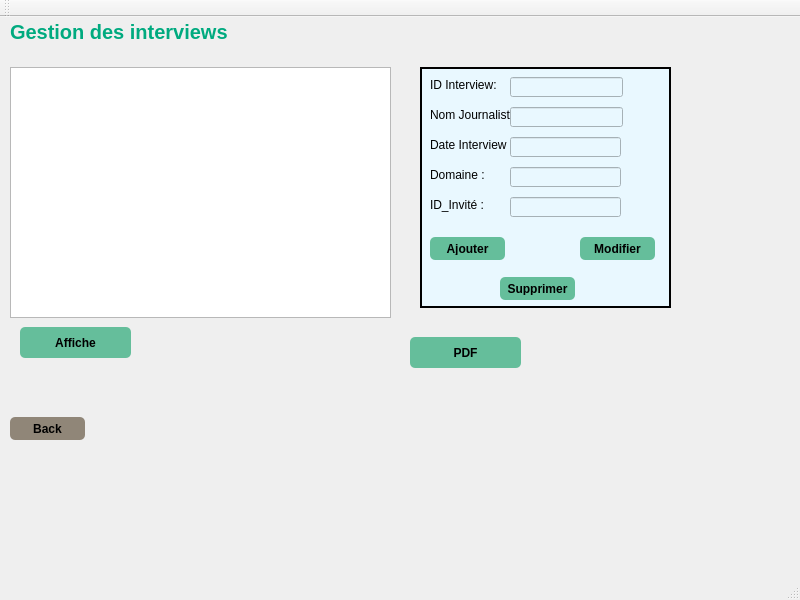
<?xml version="1.0" encoding="UTF-8"?>
<ui version="4.0">
 <class>MainWindow</class>
 <widget class="QMainWindow" name="MainWindow">
  <property name="geometry">
   <rect>
    <x>0</x>
    <y>0</y>
    <width>800</width>
    <height>600</height>
   </rect>
  </property>
  <property name="windowTitle">
   <string>MainWindow</string>
  </property>
  <widget class="QWidget" name="centralwidget">
   <widget class="QStackedWidget" name="stackedWidget">
    <property name="geometry">
     <rect>
      <x>0</x>
      <y>0</y>
      <width>701</width>
      <height>441</height>
     </rect>
    </property>
    <property name="currentIndex">
     <number>2</number>
    </property>
    <widget class="QWidget" name="page">
     <widget class="QPushButton" name="pushButton">
      <property name="geometry">
       <rect>
        <x>210</x>
        <y>110</y>
        <width>181</width>
        <height>51</height>
       </rect>
      </property>
      <property name="styleSheet">
       <string notr="true">QPushButton {
padding: 5px;
border-radius: 5px;
background-color:rgb(101, 190, 155);
font-weight: bold;
}
QPushButton:hover
{
color :white;
}</string>
      </property>
      <property name="text">
       <string>Gestion des invités </string>
      </property>
     </widget>
     <widget class="QPushButton" name="pushButton_2">
      <property name="geometry">
       <rect>
        <x>210</x>
        <y>180</y>
        <width>181</width>
        <height>51</height>
       </rect>
      </property>
      <property name="styleSheet">
       <string notr="true">QPushButton {
padding: 5px;
border-radius: 5px;
background-color:rgb(101, 190, 155);
font-weight: bold;
}
QPushButton:hover
{
color :white;
}</string>
      </property>
      <property name="text">
       <string>Gestion des interviews</string>
      </property>
     </widget>
     <widget class="QPushButton" name="pushButton_17">
      <property name="geometry">
       <rect>
        <x>40</x>
        <y>300</y>
        <width>75</width>
        <height>23</height>
       </rect>
      </property>
      <property name="styleSheet">
       <string notr="true">QPushButton {
padding: 5px;
border-radius: 5px;
background-color:rgb(144, 134, 120);
font-weight: bold;
}
QPushButton:hover
{
color :white;
}</string>
      </property>
      <property name="text">
       <string>Back</string>
      </property>
     </widget>
    </widget>
    <widget class="QWidget" name="page_2">
     <widget class="QTableView" name="tab_invite">
      <property name="geometry">
       <rect>
        <x>0</x>
        <y>50</y>
        <width>381</width>
        <height>251</height>
       </rect>
      </property>
     </widget>
     <widget class="QPushButton" name="pushButton_3">
      <property name="geometry">
       <rect>
        <x>0</x>
        <y>400</y>
        <width>75</width>
        <height>23</height>
       </rect>
      </property>
      <property name="styleSheet">
       <string notr="true">QPushButton {
padding: 5px;
border-radius: 5px;
background-color:rgb(144, 134, 120);
font-weight: bold;
}
QPushButton:hover
{
color :white;
}</string>
      </property>
      <property name="text">
       <string>Back</string>
      </property>
     </widget>
     <widget class="QFrame" name="frame">
      <property name="geometry">
       <rect>
        <x>410</x>
        <y>40</y>
        <width>251</width>
        <height>111</height>
       </rect>
      </property>
      <property name="styleSheet">
       <string notr="true">background-color:rgb(233,248,255);</string>
      </property>
      <property name="frameShape">
       <enum>QFrame::Box</enum>
      </property>
      <property name="frameShadow">
       <enum>QFrame::Plain</enum>
      </property>
      <property name="lineWidth">
       <number>2</number>
      </property>
      <property name="midLineWidth">
       <number>0</number>
      </property>
      <widget class="QLabel" name="label_2">
       <property name="geometry">
        <rect>
         <x>20</x>
         <y>10</y>
         <width>211</width>
         <height>21</height>
        </rect>
       </property>
       <property name="font">
        <font>
         <pointsize>12</pointsize>
         <weight>75</weight>
         <bold>true</bold>
         <underline>true</underline>
        </font>
       </property>
       <property name="text">
        <string>Trier selon :</string>
       </property>
      </widget>
      <widget class="QPushButton" name="tri_id">
       <property name="geometry">
        <rect>
         <x>20</x>
         <y>40</y>
         <width>101</width>
         <height>41</height>
        </rect>
       </property>
       <property name="font">
        <font>
         <pointsize>9</pointsize>
         <weight>75</weight>
         <bold>true</bold>
        </font>
       </property>
       <property name="styleSheet">
        <string notr="true">QPushButton {
padding: 5px;
border-radius: 5px;
background-color:rgb(101, 190, 155);
font-weight: bold;
}
QPushButton:hover
{
color :white;rgb(255, 85, 127)
}</string>
       </property>
       <property name="text">
        <string>ID</string>
       </property>
      </widget>
      <widget class="QPushButton" name="tri_nom">
       <property name="geometry">
        <rect>
         <x>140</x>
         <y>40</y>
         <width>101</width>
         <height>41</height>
        </rect>
       </property>
       <property name="font">
        <font>
         <pointsize>9</pointsize>
         <weight>75</weight>
         <bold>true</bold>
        </font>
       </property>
       <property name="styleSheet">
        <string notr="true">QPushButton {
padding: 5px;
border-radius: 5px;
background-color:rgb(101, 190, 155);
font-weight: bold;
}
QPushButton:hover
{
color :white;
}</string>
       </property>
       <property name="text">
        <string>NOM_PRENOM</string>
       </property>
      </widget>
     </widget>
     <widget class="QLabel" name="label">
      <property name="geometry">
       <rect>
        <x>10</x>
        <y>10</y>
        <width>201</width>
        <height>21</height>
       </rect>
      </property>
      <property name="font">
       <font>
        <pointsize>15</pointsize>
        <weight>75</weight>
        <bold>true</bold>
       </font>
      </property>
      <property name="text">
       <string>&lt;html&gt;&lt;head/&gt;&lt;body&gt;&lt;p&gt;&lt;span style=&quot; color:#00aa7f;&quot;&gt;Gestion des invités &lt;/span&gt;&lt;/p&gt;&lt;/body&gt;&lt;/html&gt;</string>
      </property>
     </widget>
     <widget class="QLineEdit" name="lineEdit_rech">
      <property name="geometry">
       <rect>
        <x>510</x>
        <y>160</y>
        <width>131</width>
        <height>20</height>
       </rect>
      </property>
     </widget>
     <widget class="QPushButton" name="pb_recherche">
      <property name="geometry">
       <rect>
        <x>420</x>
        <y>160</y>
        <width>75</width>
        <height>23</height>
       </rect>
      </property>
      <property name="styleSheet">
       <string notr="true">QPushButton {
padding: 5px;
border-radius: 5px;
background-color:rgb(101, 190, 155);
font-weight: bold;
}
QPushButton:hover
{
color :white;
}</string>
      </property>
      <property name="text">
       <string>Rechercher</string>
      </property>
     </widget>
     <widget class="QFrame" name="frame_2">
      <property name="geometry">
       <rect>
        <x>410</x>
        <y>200</y>
        <width>251</width>
        <height>241</height>
       </rect>
      </property>
      <property name="styleSheet">
       <string notr="true">background-color:rgb(233,248,255);</string>
      </property>
      <property name="frameShape">
       <enum>QFrame::Box</enum>
      </property>
      <property name="frameShadow">
       <enum>QFrame::Plain</enum>
      </property>
      <property name="lineWidth">
       <number>2</number>
      </property>
      <property name="midLineWidth">
       <number>0</number>
      </property>
      <widget class="QLabel" name="label_4">
       <property name="geometry">
        <rect>
         <x>10</x>
         <y>10</y>
         <width>71</width>
         <height>16</height>
        </rect>
       </property>
       <property name="text">
        <string>ID Invités  :</string>
       </property>
      </widget>
      <widget class="QLabel" name="label_5">
       <property name="geometry">
        <rect>
         <x>10</x>
         <y>40</y>
         <width>81</width>
         <height>16</height>
        </rect>
       </property>
       <property name="text">
        <string>Nom et prénom :</string>
       </property>
      </widget>
      <widget class="QLabel" name="label_6">
       <property name="geometry">
        <rect>
         <x>10</x>
         <y>70</y>
         <width>47</width>
         <height>14</height>
        </rect>
       </property>
       <property name="text">
        <string>Email :</string>
       </property>
      </widget>
      <widget class="QLabel" name="label_7">
       <property name="geometry">
        <rect>
         <x>10</x>
         <y>100</y>
         <width>61</width>
         <height>16</height>
        </rect>
       </property>
       <property name="text">
        <string>Tél :</string>
       </property>
      </widget>
      <widget class="QLineEdit" name="lineEdit_cin">
       <property name="geometry">
        <rect>
         <x>90</x>
         <y>10</y>
         <width>113</width>
         <height>20</height>
        </rect>
       </property>
      </widget>
      <widget class="QLineEdit" name="lineEdit_nom">
       <property name="geometry">
        <rect>
         <x>90</x>
         <y>40</y>
         <width>113</width>
         <height>20</height>
        </rect>
       </property>
      </widget>
      <widget class="QLineEdit" name="lineEdit_email">
       <property name="geometry">
        <rect>
         <x>90</x>
         <y>70</y>
         <width>113</width>
         <height>20</height>
        </rect>
       </property>
      </widget>
      <widget class="QPushButton" name="pb_ajouter">
       <property name="geometry">
        <rect>
         <x>10</x>
         <y>210</y>
         <width>75</width>
         <height>23</height>
        </rect>
       </property>
       <property name="styleSheet">
        <string notr="true">QPushButton {
padding: 5px;
border-radius: 5px;
background-color:rgb(101, 190, 155);
font-weight: bold;
}
QPushButton:hover
{
color :white;
}</string>
       </property>
       <property name="text">
        <string>Ajouter</string>
       </property>
      </widget>
      <widget class="QPushButton" name="pb_modifier">
       <property name="geometry">
        <rect>
         <x>90</x>
         <y>210</y>
         <width>75</width>
         <height>23</height>
        </rect>
       </property>
       <property name="styleSheet">
        <string notr="true">QPushButton {
padding: 5px;
border-radius: 5px;
background-color:rgb(101, 190, 155);
font-weight: bold;
}
QPushButton:hover
{
color :white;
}</string>
       </property>
       <property name="text">
        <string>Modifier</string>
       </property>
      </widget>
      <widget class="QPushButton" name="pb_supprimer">
       <property name="geometry">
        <rect>
         <x>170</x>
         <y>210</y>
         <width>75</width>
         <height>23</height>
        </rect>
       </property>
       <property name="styleSheet">
        <string notr="true">QPushButton {
padding: 5px;
border-radius: 5px;
background-color:rgb(101, 190, 155);
font-weight: bold;
}
QPushButton:hover
{
color :white;
}</string>
       </property>
       <property name="text">
        <string>Supprimer</string>
       </property>
      </widget>
      <widget class="QLineEdit" name="lineEdit_tel">
       <property name="geometry">
        <rect>
         <x>90</x>
         <y>100</y>
         <width>113</width>
         <height>20</height>
        </rect>
       </property>
      </widget>
     </widget>
     <widget class="QPushButton" name="pushButton_afficher">
      <property name="geometry">
       <rect>
        <x>280</x>
        <y>330</y>
        <width>111</width>
        <height>31</height>
       </rect>
      </property>
      <property name="styleSheet">
       <string notr="true">QPushButton {
padding: 5px;
border-radius: 5px;
background-color:rgb(101, 190, 155);
font-weight: bold;
}
QPushButton:hover
{
color :white;
}</string>
      </property>
      <property name="text">
       <string>Afficher</string>
      </property>
     </widget>
     <widget class="QPushButton" name="imprimer">
      <property name="geometry">
       <rect>
        <x>10</x>
        <y>330</y>
        <width>111</width>
        <height>31</height>
       </rect>
      </property>
      <property name="styleSheet">
       <string notr="true">QPushButton {
padding: 5px;
border-radius: 5px;
background-color:rgb(101, 190, 155);
font-weight: bold;
}
QPushButton:hover
{
color :white;
}</string>
      </property>
      <property name="text">
       <string>Imprimer</string>
      </property>
     </widget>
    </widget>
    <widget class="QWidget" name="page_3">
     <widget class="QTableView" name="table_interview">
      <property name="geometry">
       <rect>
        <x>10</x>
        <y>50</y>
        <width>381</width>
        <height>251</height>
       </rect>
      </property>
     </widget>
     <widget class="QPushButton" name="pushButton_11">
      <property name="geometry">
       <rect>
        <x>10</x>
        <y>400</y>
        <width>75</width>
        <height>23</height>
       </rect>
      </property>
      <property name="styleSheet">
       <string notr="true">QPushButton {
padding: 5px;
border-radius: 5px;
background-color:rgb(144, 134, 120);
font-weight: bold;
}
QPushButton:hover
{
color :white;
}</string>
      </property>
      <property name="text">
       <string>Back</string>
      </property>
     </widget>
     <widget class="QPushButton" name="pushButton_12">
      <property name="geometry">
       <rect>
        <x>20</x>
        <y>310</y>
        <width>111</width>
        <height>31</height>
       </rect>
      </property>
      <property name="styleSheet">
       <string notr="true">QPushButton {
padding: 5px;
border-radius: 5px;
background-color:rgb(101, 190, 155);
font-weight: bold;
}
QPushButton:hover
{
color :white;
}</string>
      </property>
      <property name="text">
       <string>Affiche</string>
      </property>
     </widget>
     <widget class="QPushButton" name="pdf">
      <property name="geometry">
       <rect>
        <x>410</x>
        <y>320</y>
        <width>111</width>
        <height>31</height>
       </rect>
      </property>
      <property name="styleSheet">
       <string notr="true">QPushButton {
padding: 5px;
border-radius: 5px;
background-color:rgb(101, 190, 155);
font-weight: bold;
}
QPushButton:hover
{
color :white;
}</string>
      </property>
      <property name="text">
       <string>PDF</string>
      </property>
     </widget>
     <widget class="QLabel" name="label_10">
      <property name="geometry">
       <rect>
        <x>10</x>
        <y>0</y>
        <width>261</width>
        <height>31</height>
       </rect>
      </property>
      <property name="font">
       <font>
        <pointsize>15</pointsize>
        <weight>75</weight>
        <bold>true</bold>
       </font>
      </property>
      <property name="text">
       <string>&lt;html&gt;&lt;head/&gt;&lt;body&gt;&lt;p&gt;&lt;span style=&quot; color:#00aa7f;&quot;&gt;Gestion des interviews&lt;/span&gt;&lt;/p&gt;&lt;/body&gt;&lt;/html&gt;</string>
      </property>
     </widget>
     <widget class="QFrame" name="frame_4">
      <property name="geometry">
       <rect>
        <x>420</x>
        <y>50</y>
        <width>251</width>
        <height>241</height>
       </rect>
      </property>
      <property name="styleSheet">
       <string notr="true">background-color:rgb(233,248,255);</string>
      </property>
      <property name="frameShape">
       <enum>QFrame::Box</enum>
      </property>
      <property name="frameShadow">
       <enum>QFrame::Plain</enum>
      </property>
      <property name="lineWidth">
       <number>2</number>
      </property>
      <property name="midLineWidth">
       <number>0</number>
      </property>
      <widget class="QLabel" name="label_12">
       <property name="geometry">
        <rect>
         <x>10</x>
         <y>10</y>
         <width>71</width>
         <height>16</height>
        </rect>
       </property>
       <property name="text">
        <string>ID Interview:</string>
       </property>
      </widget>
      <widget class="QLabel" name="label_16">
       <property name="geometry">
        <rect>
         <x>10</x>
         <y>40</y>
         <width>101</width>
         <height>16</height>
        </rect>
       </property>
       <property name="text">
        <string>Nom Journaliste:</string>
       </property>
      </widget>
      <widget class="QLineEdit" name="lineEdit_2">
       <property name="geometry">
        <rect>
         <x>90</x>
         <y>10</y>
         <width>113</width>
         <height>20</height>
        </rect>
       </property>
      </widget>
      <widget class="QLineEdit" name="lineEdit_10">
       <property name="geometry">
        <rect>
         <x>90</x>
         <y>40</y>
         <width>113</width>
         <height>20</height>
        </rect>
       </property>
      </widget>
      <widget class="QPushButton" name="ajouter_interv">
       <property name="geometry">
        <rect>
         <x>10</x>
         <y>170</y>
         <width>75</width>
         <height>23</height>
        </rect>
       </property>
       <property name="styleSheet">
        <string notr="true">QPushButton {
padding: 5px;
border-radius: 5px;
background-color:rgb(101, 190, 155);
font-weight: bold;
}
QPushButton:hover
{
color :white;
}</string>
       </property>
       <property name="text">
        <string>Ajouter</string>
       </property>
      </widget>
      <widget class="QPushButton" name="modifier_interv">
       <property name="geometry">
        <rect>
         <x>160</x>
         <y>170</y>
         <width>75</width>
         <height>23</height>
        </rect>
       </property>
       <property name="styleSheet">
        <string notr="true">QPushButton {
padding: 5px;
border-radius: 5px;
background-color:rgb(101, 190, 155);
font-weight: bold;
}
QPushButton:hover
{
color :white;
}</string>
       </property>
       <property name="text">
        <string>Modifier</string>
       </property>
      </widget>
      <widget class="QPushButton" name="supprimer_interv">
       <property name="geometry">
        <rect>
         <x>80</x>
         <y>210</y>
         <width>75</width>
         <height>23</height>
        </rect>
       </property>
       <property name="styleSheet">
        <string notr="true">QPushButton {
padding: 5px;
border-radius: 5px;
background-color:rgb(101, 190, 155);
font-weight: bold;
}
QPushButton:hover
{
color :white;
}</string>
       </property>
       <property name="text">
        <string>Supprimer</string>
       </property>
      </widget>
      <widget class="QLabel" name="label_15">
       <property name="geometry">
        <rect>
         <x>10</x>
         <y>70</y>
         <width>81</width>
         <height>16</height>
        </rect>
       </property>
       <property name="text">
        <string>Date Interview :</string>
       </property>
      </widget>
      <widget class="QLineEdit" name="lineEdit_11">
       <property name="geometry">
        <rect>
         <x>90</x>
         <y>70</y>
         <width>111</width>
         <height>20</height>
        </rect>
       </property>
      </widget>
      <widget class="QLabel" name="label_17">
       <property name="geometry">
        <rect>
         <x>10</x>
         <y>100</y>
         <width>81</width>
         <height>16</height>
        </rect>
       </property>
       <property name="text">
        <string>Domaine : </string>
       </property>
      </widget>
      <widget class="QLineEdit" name="lineEdit_12">
       <property name="geometry">
        <rect>
         <x>90</x>
         <y>100</y>
         <width>111</width>
         <height>20</height>
        </rect>
       </property>
      </widget>
      <widget class="QLabel" name="label_18">
       <property name="geometry">
        <rect>
         <x>10</x>
         <y>130</y>
         <width>81</width>
         <height>16</height>
        </rect>
       </property>
       <property name="text">
        <string>ID_Invité :</string>
       </property>
      </widget>
      <widget class="QLineEdit" name="lineEdit_13">
       <property name="geometry">
        <rect>
         <x>90</x>
         <y>130</y>
         <width>111</width>
         <height>20</height>
        </rect>
       </property>
      </widget>
     </widget>
    </widget>
   </widget>
  </widget>
  <widget class="QMenuBar" name="menubar">
   <property name="geometry">
    <rect>
     <x>0</x>
     <y>0</y>
     <width>800</width>
     <height>21</height>
    </rect>
   </property>
  </widget>
  <widget class="QStatusBar" name="statusbar"/>
  <widget class="QToolBar" name="toolBar">
   <property name="windowTitle">
    <string>toolBar</string>
   </property>
   <attribute name="toolBarArea">
    <enum>TopToolBarArea</enum>
   </attribute>
   <attribute name="toolBarBreak">
    <bool>false</bool>
   </attribute>
  </widget>
 </widget>
 <resources/>
 <connections/>
</ui>
